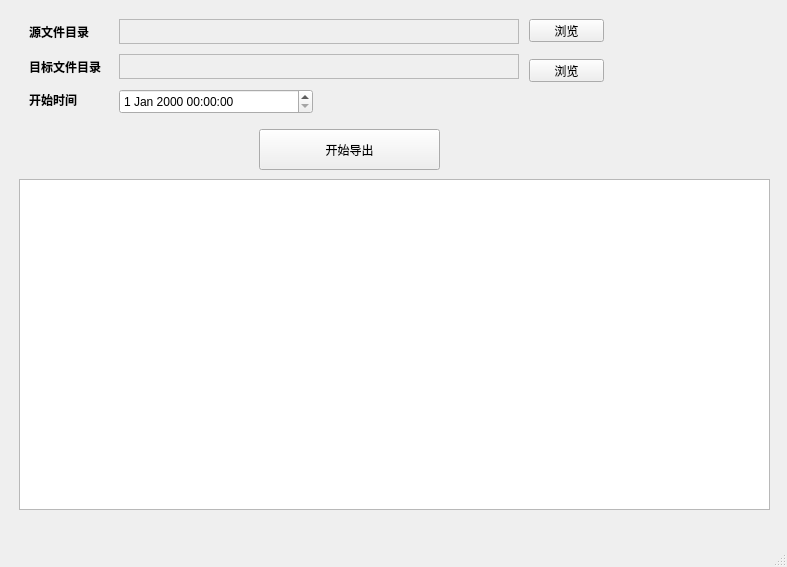
<?xml version="1.0" encoding="UTF-8"?>
<ui version="4.0">
 <class>MainWindow</class>
 <widget class="QMainWindow" name="MainWindow">
  <property name="geometry">
   <rect>
    <x>0</x>
    <y>0</y>
    <width>787</width>
    <height>567</height>
   </rect>
  </property>
  <property name="windowTitle">
   <string>MainWindow</string>
  </property>
  <widget class="QWidget" name="centralwidget">
   <layout class="QGridLayout" name="gridLayout_2">
    <item row="0" column="0">
     <widget class="QWidget" name="formwidget" native="true">
      <widget class="QLabel" name="source_label">
       <property name="geometry">
        <rect>
         <x>20</x>
         <y>15</y>
         <width>100</width>
         <height>16</height>
        </rect>
       </property>
       <property name="font">
        <font>
         <weight>75</weight>
         <bold>true</bold>
        </font>
       </property>
       <property name="text">
        <string>源文件目录</string>
       </property>
      </widget>
      <widget class="QLabel" name="start_time_label">
       <property name="geometry">
        <rect>
         <x>20</x>
         <y>85</y>
         <width>54</width>
         <height>12</height>
        </rect>
       </property>
       <property name="font">
        <font>
         <weight>75</weight>
         <bold>true</bold>
        </font>
       </property>
       <property name="text">
        <string>开始时间</string>
       </property>
      </widget>
      <widget class="QLabel" name="target_label">
       <property name="geometry">
        <rect>
         <x>20</x>
         <y>50</y>
         <width>100</width>
         <height>16</height>
        </rect>
       </property>
       <property name="font">
        <font>
         <weight>75</weight>
         <bold>true</bold>
        </font>
       </property>
       <property name="text">
        <string>目标文件目录</string>
       </property>
      </widget>
      <widget class="QDateTimeEdit" name="start_time">
       <property name="geometry">
        <rect>
         <x>110</x>
         <y>80</y>
         <width>194</width>
         <height>25</height>
        </rect>
       </property>
      </widget>
      <widget class="QTextEdit" name="source_file_dir">
       <property name="enabled">
        <bool>false</bool>
       </property>
       <property name="geometry">
        <rect>
         <x>110</x>
         <y>10</y>
         <width>400</width>
         <height>25</height>
        </rect>
       </property>
      </widget>
      <widget class="QTextEdit" name="target_file_dir">
       <property name="enabled">
        <bool>false</bool>
       </property>
       <property name="geometry">
        <rect>
         <x>110</x>
         <y>45</y>
         <width>400</width>
         <height>25</height>
        </rect>
       </property>
      </widget>
      <widget class="QPushButton" name="start_export">
       <property name="geometry">
        <rect>
         <x>250</x>
         <y>120</y>
         <width>181</width>
         <height>41</height>
        </rect>
       </property>
       <property name="text">
        <string>开始导出</string>
       </property>
      </widget>
      <widget class="QPlainTextEdit" name="log">
       <property name="geometry">
        <rect>
         <x>10</x>
         <y>170</y>
         <width>751</width>
         <height>331</height>
        </rect>
       </property>
      </widget>
      <widget class="QPushButton" name="sourceButton">
       <property name="geometry">
        <rect>
         <x>520</x>
         <y>10</y>
         <width>75</width>
         <height>23</height>
        </rect>
       </property>
       <property name="text">
        <string>浏览</string>
       </property>
      </widget>
      <widget class="QPushButton" name="targetButton">
       <property name="geometry">
        <rect>
         <x>520</x>
         <y>50</y>
         <width>75</width>
         <height>23</height>
        </rect>
       </property>
       <property name="text">
        <string>浏览</string>
       </property>
      </widget>
     </widget>
    </item>
   </layout>
  </widget>
  <widget class="QMenuBar" name="menubar">
   <property name="geometry">
    <rect>
     <x>0</x>
     <y>0</y>
     <width>787</width>
     <height>22</height>
    </rect>
   </property>
  </widget>
  <widget class="QStatusBar" name="statusbar"/>
 </widget>
 <resources/>
 <connections/>
</ui>
